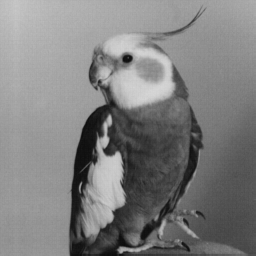
%> input picture BIRD.BMP, 256 x 256 px
$ octave interface_image_complet.m   (GNU Octave 9; MATLAB toolbox functions it lacks are replaced by stand-ins)
%> lines starting %> are read from the running program, lines starting %| are printed output that depends on the picture; in (x1, y1, x2, y2) boxes, pixels count from 0 and x2, y2 are one past the last pixel; in counts of white or black regions, pixels touching at a corner belong together; the program's own positions count from 1
clc;
clear;
close all;

% 1. Lecture de l'image
img = imread('BIRD.BMP');
%> img is the input picture: size 256x256 uint8; min 12, max 215, mean 127.4
if size(img, 3) == 3
    img_gray = rgb2gray(img); % Sigur li hiya gray
else
    img_gray = img;
end
[hauteur, largeur] = size(img_gray);
%> hauteur = 256; largeur = 256

disp('=== ANALYSE DE L''IMAGE ===');
disp(['Taille : ', num2str(largeur), ' x ', num2str(hauteur)]);
%| Taille : 256 x 256

% 2. Rotation et Inversion
angle = input('Quel est l''angle de rotation ? ');
%> the answer given: 30
img_rot_f = imrotate(img_gray, 90); % Rotation fixe 90°
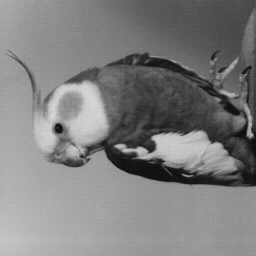
%> img_rot_f: size 256x256 uint8; min 12, max 215, mean 127.4; mean of the top-left, top-right, bottom-left and bottom-right quarters 142.2, 81.8, 159.9, 125.8
img_rot_v = imrotate(img_gray, angle); % Rotation b l'angle li dakhaltou (marra wa7da)
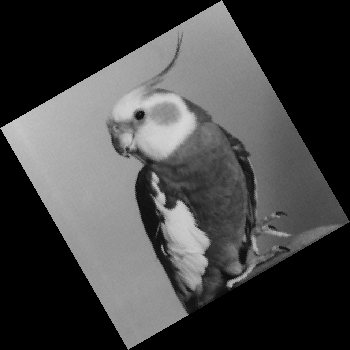
%> img_rot_v: size 350x350 uint8; min 0, max 215, mean 68.2
img_inv = 255 - img_gray; % Inversion des couleurs
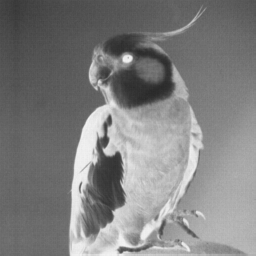
%> img_inv: size 256x256 uint8; min 40, max 243, mean 127.6

% 3. Sélection de Bloc (Zone)
disp('--- Sélection de la zone ---');
ligne_debut = input(['Ligne début (1-', num2str(hauteur), ') [Défaut 50]: ']);
%> the answer given: 1
%> ligne_debut = 1
if isempty(ligne_debut), ligne_debut = 50; end
col_debut = input(['Colonne début (1-', num2str(largeur), ') [Défaut 100]: ']);
%> the answer given: 1
%> col_debut = 1
if isempty(col_debut), col_debut = 100; end
% On prend une taille fixe ou on peut ajouter des inputs pour fin
ligne_fin = min(hauteur, ligne_debut + 100);
%> ligne_fin = 101
col_fin = min(largeur, col_debut + 100);
%> col_fin = 101
bloc = img_gray(ligne_debut:ligne_fin, col_debut:col_fin);
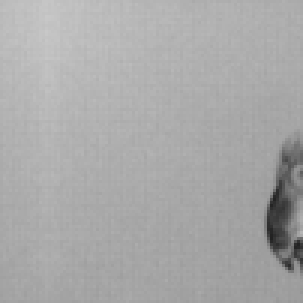
%> bloc: size 101x101 uint8 (shown 3 times larger); min 34, max 200, mean 169.2

% 4. Histogramme et Recherche de niveau
occurrence = imhist(img_gray);
%> occurrence = 256 values, max 1509 at index 151, min 0 at index 1, mean 256
niveau_rech = input('Entrez le niveau de gris à chercher (0-255) : ');
%> the answer given: 3
disp(['Nombre de pixels de niveau ', num2str(niveau_rech), ' : ', num2str(occurrence(niveau_rech + 1))]);
%| Nombre de pixels de niveau 3 : 0

% 5. Profils d'intensité
ligne_p = round(hauteur/2);
%> ligne_p = 128
profil_ligne = double(img_gray(ligne_p, :));
%> profil_ligne = 256 values, max 193 at index 106, min 17 at index 85, mean 106.5
colonne_p = round(largeur/2);
%> colonne_p = 128
profil_colonne = double(img_gray(:, colonne_p));
%> profil_colonne = 256 values, max 208 at index 46, min 17 at index 61, mean 105.4

% 6. Bruits
densite = input('Entrer la densité du bruit (ex: 0.05) : ');
%> the answer given: 3
img_sp = imnoise(img_gray, 'salt & pepper', densite);
%> img_sp: size 256x256 uint8; every value is 0
img_speckle = imnoise(img_gray, 'speckle', densite);
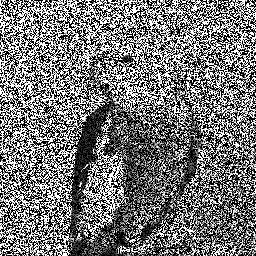
%> img_speckle: size 256x256 uint8; min 0, max 255, mean 119.4
img_gauss = imnoise(img_gray, 'gaussian', 0, 0.01);

% 7. Filtres
disp('Choisissez un filtre à appliquer : 1-Sobel, 2-Roberts, 3-Laplacien');
filtre_choisi = input('Entrez le numéro : ');
%> the answer given: 3

switch filtre_choisi
    case 1
        img_filtre = edge(img_gray, 'sobel');
        filtre_nom = 'Sobel';
    case 2
        img_filtre = edge(img_gray, 'roberts');
        filtre_nom = 'Roberts';
    case 3
        img_filtre = edge(img_gray, 'log');
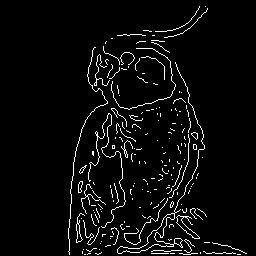
%> img_filtre: size 256x256 logical; 4.4% white in thin lines or dots, all inside (x1, y1, x2, y2) = (68, 6, 247, 255)
        filtre_nom = 'Laplacien';
    otherwise
        img_filtre = edge(img_gray, 'sobel');
        filtre_nom = 'Sobel';
end

% 8. Calcul SNR / PSNR
img_gray_d = double(img_gray);
img_filtre_d = double(img_filtre) * 255; % Scale pour comparaison
mse = mean((img_gray_d(:) - img_filtre_d(:)).^2);
%> mse = 18734.3
if mse > 0
    psnr_val = 10 * log10(255^2 / mse);
%> psnr_val = 5.4
else
    psnr_val = Inf;
end
disp(['PSNR ', filtre_nom, ' : ', num2str(psnr_val), ' dB']);
%| PSNR Laplacien : 5.4044 dB

% 9. Affichage Final (Subplots)
figure('Name', 'Traitement Image Complet', 'Position', [50 50 1200 800]);

subplot(3,4,1); imshow(img_gray); title('Originale');
subplot(3,4,2); imshow(img_rot_f); title('Rotation 90°');
subplot(3,4,3); imshow(img_rot_v); title(['Rotation ', num2str(angle), '°']);
subplot(3,4,4); imshow(img_inv); title('Inversion');

subplot(3,4,5); imshow(bloc); title('Bloc extrait');
subplot(3,4,6); imhist(img_gray); title('Histogramme');
subplot(3,4,7); plot(profil_ligne); title('Profil Ligne');
subplot(3,4,8); plot(profil_colonne); title('Profil Colonne');

subplot(3,4,9); imshow(img_sp); title('Bruit S&P');
subplot(3,4,10); imshow(img_gauss); title('Bruit Gaussien');
subplot(3,4,11); imshow(img_filtre); title(['Filtre ', filtre_nom]);
subplot(3,4,12); text(0.1, 0.5, ['PSNR: ', num2str(psnr_val, '%.2f'), ' dB']); axis off;
%> after `axis off`:
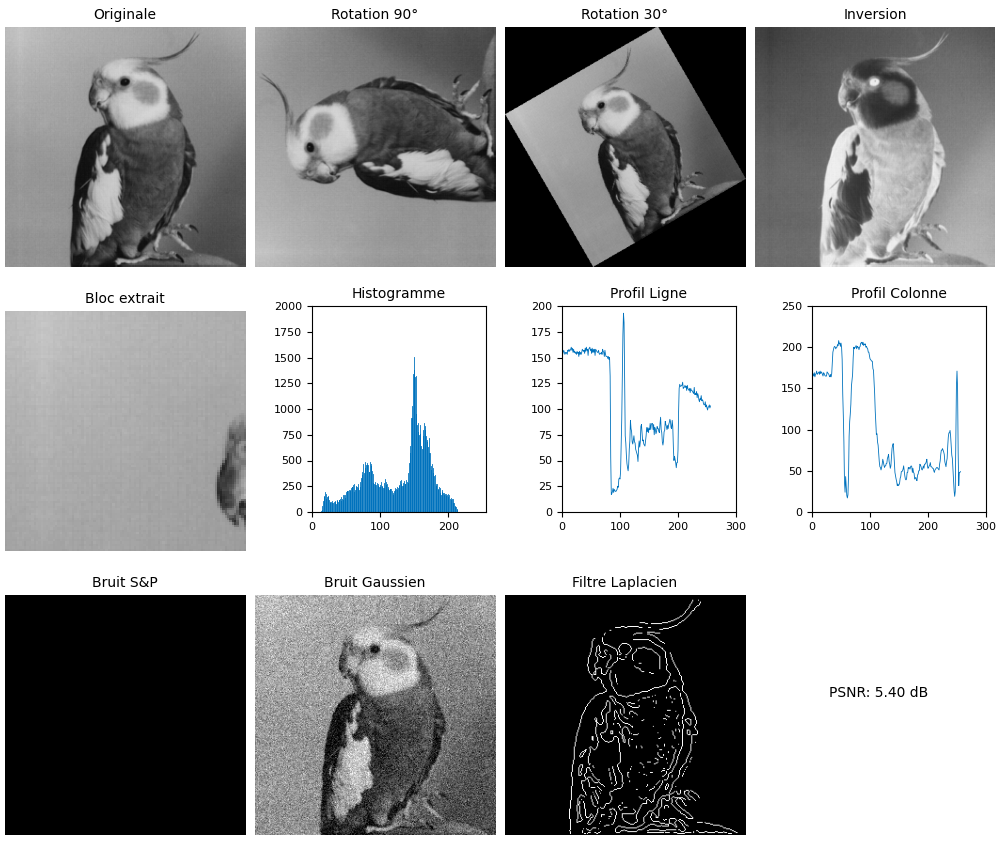
%> figure redrawn from the program's plot data, 12 panels
